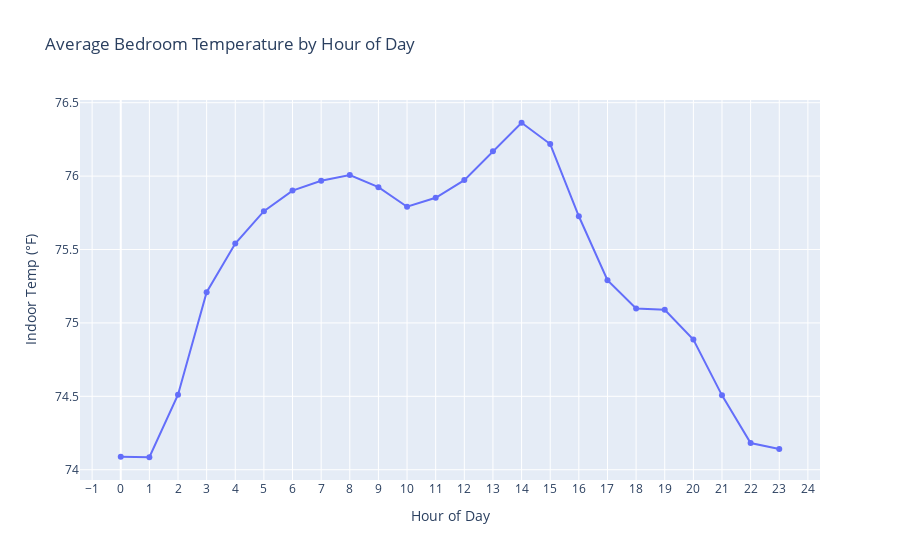

Notebook source saved alongside this figure:
### Markdown cell above
## The Bedroom Hourly Temperature Curve

Here’s the average bedroom temp over a full day. Notice that dip in the evening and the slow climb after midnight — that’s the system taking a break when we need it most.

A smart thermostat could schedule a more aggressive overnight cooling plan based on this insight alone.

### Code cell
df['hour'] = df.index.hour
hourly_temp = df.groupby('hour')['indoor_temp'].mean().reset_index()

fig = px.line(hourly_temp, x='hour', y='indoor_temp', markers=True,
              title='Average Bedroom Temperature by Hour of Day',
              labels={'hour': 'Hour of Day', 'indoor_temp': 'Indoor Temp (°F)'})
fig.update_layout(xaxis=dict(dtick=1), hovermode='x unified')
fig.show()

### Figure 1 — Plotly figure (JSON) as saved in the notebook; plotly's stock layout.template omitted (floating-point values rounded to 4 significant figures)
{"data": [{"hovertemplate": "Hour of Day=%{x}<br>Indoor Temp (°F)=%{y}<extra></extra>", "legendgroup": "", "line": {"color": "#636efa", "dash": "solid"}, "marker": {"symbol": "circle"}, "mode": "lines+markers", "name": "", "orientation": "v", "showlegend": false, "type": "scatter", "x": [0, 1, 2, 3, 4, 5, 6, 7, 8, 9, 10, 11, 12, 13, 14, 15, 16, 17, 18, 19, 20, 21, 22, 23], "xaxis": "x", "y": [74.09, 74.08, 74.51, 75.21, 75.54, 75.76, 75.9, 75.97, 76.01, 75.92, 75.79, 75.85, 75.97, 76.17, 76.36, 76.22, 75.73, 75.29, 75.1, 75.09, 74.89, 74.51, 74.18, 74.14], "yaxis": "y"}], "layout": {"hovermode": "x unified", "legend": {"tracegroupgap": 0}, "title": {"text": "Average Bedroom Temperature by Hour of Day"}, "xaxis": {"anchor": "y", "domain": [0, 1], "dtick": 1, "title": {"text": "Hour of Day"}}, "yaxis": {"anchor": "x", "domain": [0, 1], "title": {"text": "Indoor Temp (°F)"}}}}
